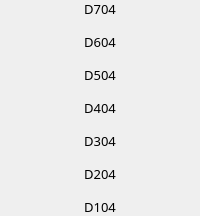
                            <widget class="QFrame" name="frame_72">
                             <property name="frameShape">
                              <enum>QFrame::NoFrame</enum>
                             </property>
                             <property name="frameShadow">
                              <enum>QFrame::Raised</enum>
                             </property>
                             <layout class="QVBoxLayout" name="verticalLayout_79">
                              <property name="spacing">
                               <number>15</number>
                              </property>
                              <property name="leftMargin">
                               <number>0</number>
                              </property>
                              <property name="topMargin">
                               <number>0</number>
                              </property>
                              <property name="rightMargin">
                               <number>0</number>
                              </property>
                              <property name="bottomMargin">
                               <number>0</number>
                              </property>
                              <item>
                               <widget class="QLabel" name="label_d704">
                                <property name="font">
                                 <font>
                                  <family>Mitr SemiBold</family>
                                  <pointsize>10</pointsize>
                                 </font>
                                </property>
                                <property name="text">
                                 <string>D704</string>
                                </property>
                                <property name="alignment">
                                 <set>Qt::AlignCenter</set>
                                </property>
                               </widget>
                              </item>
                              <item>
                               <widget class="QLabel" name="label_d604">
                                <property name="font">
                                 <font>
                                  <family>Mitr SemiBold</family>
                                  <pointsize>10</pointsize>
                                 </font>
                                </property>
                                <property name="text">
                                 <string>D604</string>
                                </property>
                                <property name="alignment">
                                 <set>Qt::AlignCenter</set>
                                </property>
                               </widget>
                              </item>
                              <item>
                               <widget class="QLabel" name="label_d504">
                                <property name="font">
                                 <font>
                                  <family>Mitr SemiBold</family>
                                  <pointsize>10</pointsize>
                                 </font>
                                </property>
                                <property name="text">
                                 <string>D504</string>
                                </property>
                                <property name="alignment">
                                 <set>Qt::AlignCenter</set>
                                </property>
                               </widget>
                              </item>
                              <item>
                               <widget class="QLabel" name="label_d404">
                                <property name="font">
                                 <font>
                                  <family>Mitr SemiBold</family>
                                  <pointsize>10</pointsize>
                                 </font>
                                </property>
                                <property name="text">
                                 <string>D404</string>
                                </property>
                                <property name="alignment">
                                 <set>Qt::AlignCenter</set>
                                </property>
                               </widget>
                              </item>
                              <item>
                               <widget class="QLabel" name="label_d304">
                                <property name="font">
                                 <font>
                                  <family>Mitr SemiBold</family>
                                  <pointsize>10</pointsize>
                                 </font>
                                </property>
                                <property name="text">
                                 <string>D304</string>
                                </property>
                                <property name="alignment">
                                 <set>Qt::AlignCenter</set>
                                </property>
                               </widget>
                              </item>
                              <item>
                               <widget class="QLabel" name="label_d204">
                                <property name="font">
                                 <font>
                                  <family>Mitr SemiBold</family>
                                  <pointsize>10</pointsize>
                                 </font>
                                </property>
                                <property name="text">
                                 <string>D204</string>
                                </property>
                                <property name="alignment">
                                 <set>Qt::AlignCenter</set>
                                </property>
                               </widget>
                              </item>
                              <item>
                               <widget class="QLabel" name="label_d104">
                                <property name="font">
                                 <font>
                                  <family>Mitr SemiBold</family>
                                  <pointsize>10</pointsize>
                                 </font>
                                </property>
                                <property name="text">
                                 <string>D104</string>
                                </property>
                                <property name="alignment">
                                 <set>Qt::AlignCenter</set>
                                </property>
                               </widget>
                              </item>
                             </layout>
                            </widget>
